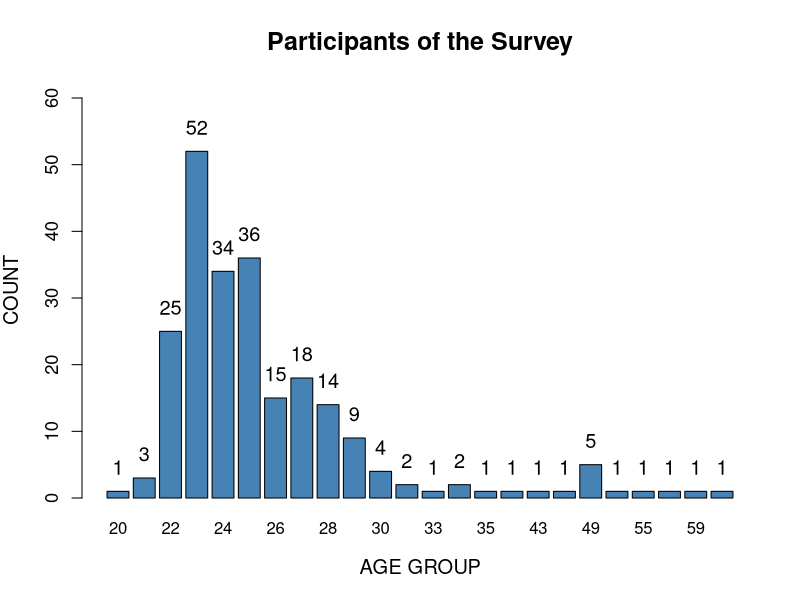
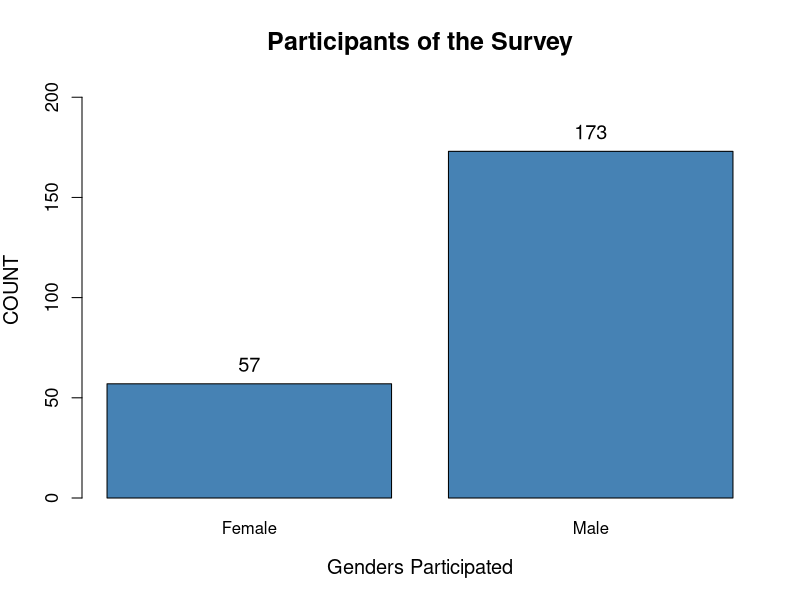
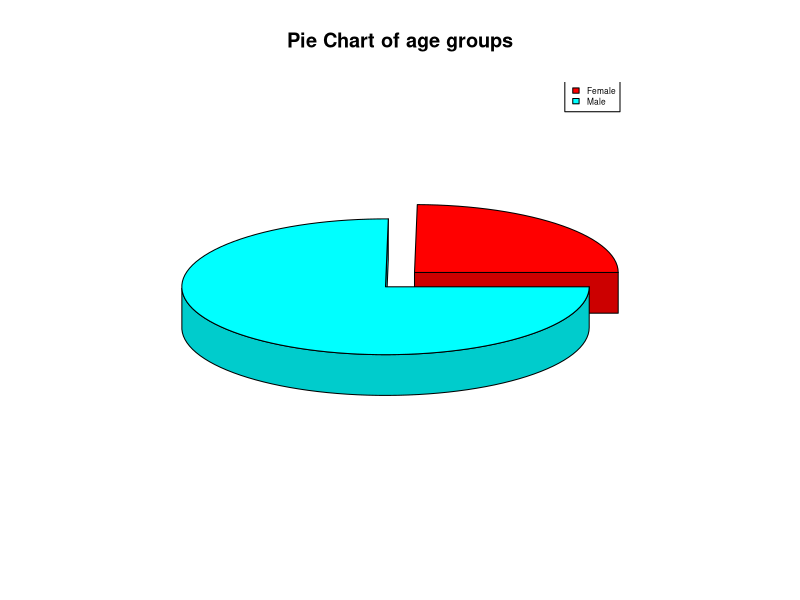

These charts were generated, in order, by the following R code:
## ---- chunk 1
data <- read.csv("FORM.csv")
## ---- chunk 2
library(rmarkdown)
paged_table(data)
## ---- chunk 3
library(ggplot2)

# Count the frequency of each AGE group
age_counts <- table(data$AGE)

# Convert names to character (no need to convert to numeric for labels)
A <- names(age_counts)

# Convert counts to numeric
B <- as.numeric(as.character(age_counts))
## ---- chunk 4
# Plot the bar chart
bar_positions <- barplot(B, names.arg = A, xlab = "AGE GROUP",
        ylab = "COUNT", col = "steelblue",
        main = "Participants of the Survey",
        cex.main = 1.5, cex.lab = 1.2, cex.axis = 1.1,
        ylim = c(0, max(B) * 1.2))

# Add data labels on top of each bar
text(
  x = bar_positions,
  y = B + 1,
  labels = B,
  pos = 3,
  cex = 1.2,
  col = "black"
)
## ---- chunk 5
# Count the frequency of each AGE group
gen_counts <- table(data$GENDER)

# Convert names to character (no need to convert to numeric for labels)
A <- names(gen_counts)

# Convert counts to numeric
B <- as.numeric(as.character(gen_counts))
## ---- chunk 6
# Plot the bar chart
bar_positions <- barplot(B, names.arg = A, xlab = "Genders Participated",
        ylab = "COUNT", col = "steelblue",
        main = "Participants of the Survey",
        cex.main = 1.5, cex.lab = 1.2, cex.axis = 1.1,
        ylim = c(0, max(B) * 1.2))

# Add data labels on top of each bar
text(
  x = bar_positions,
  y = B + 1,
  labels = B,
  pos = 3,
  cex = 1.2,
  col = "black"
)
## ---- chunk 7
# Get the library.
library(plotrix)

# 3D Exploded Pie Chart
slices <- B
lbls <- A
piepercent <- round(100 * slices / sum(slices), 1)

# Plot the chart.
pie3D(slices,explode=0.1, main="Pie Chart of age groups", col = rainbow(length(slices)))
legend("topright", A, cex = 0.5, fill = rainbow(length(slices)))
